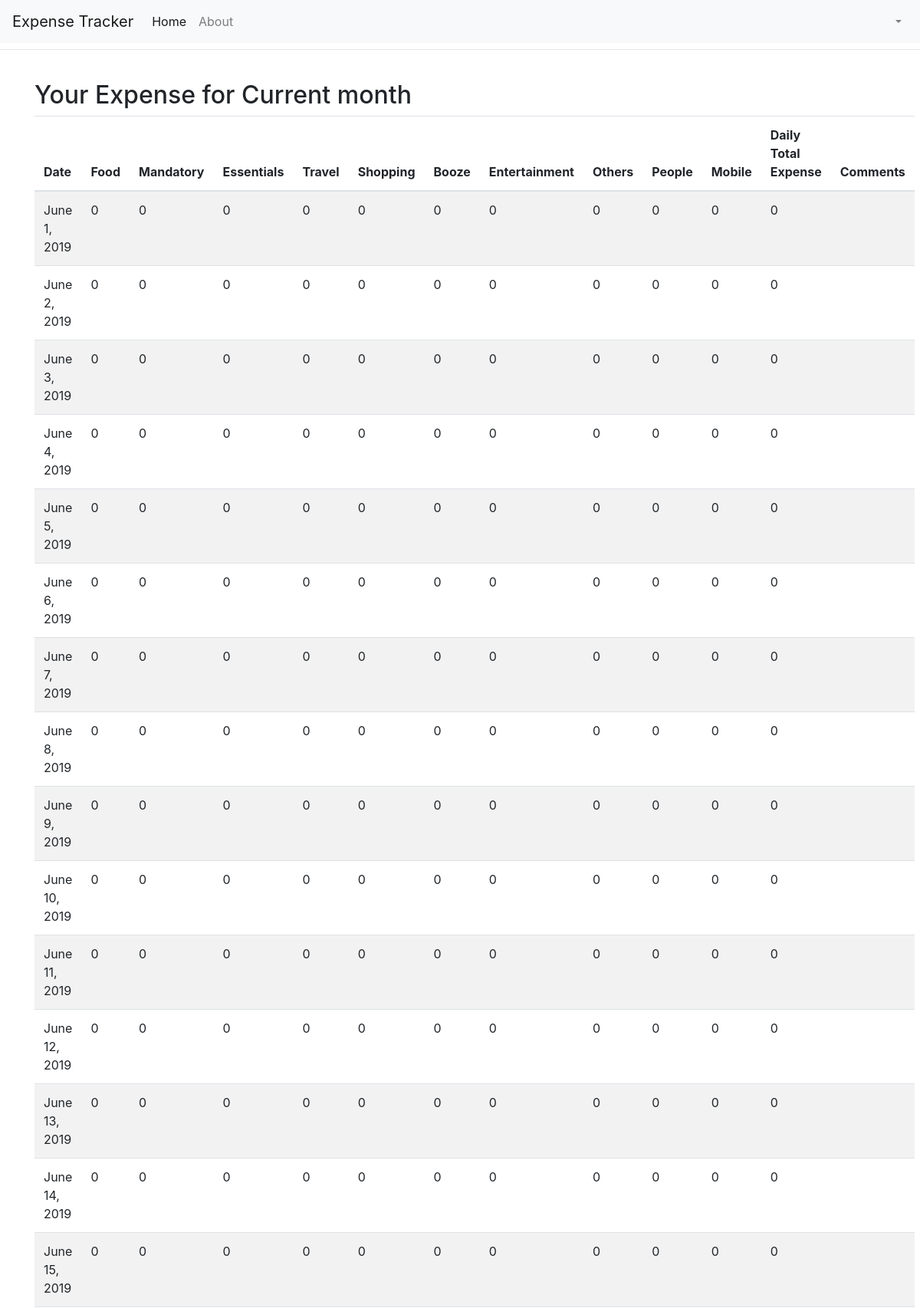
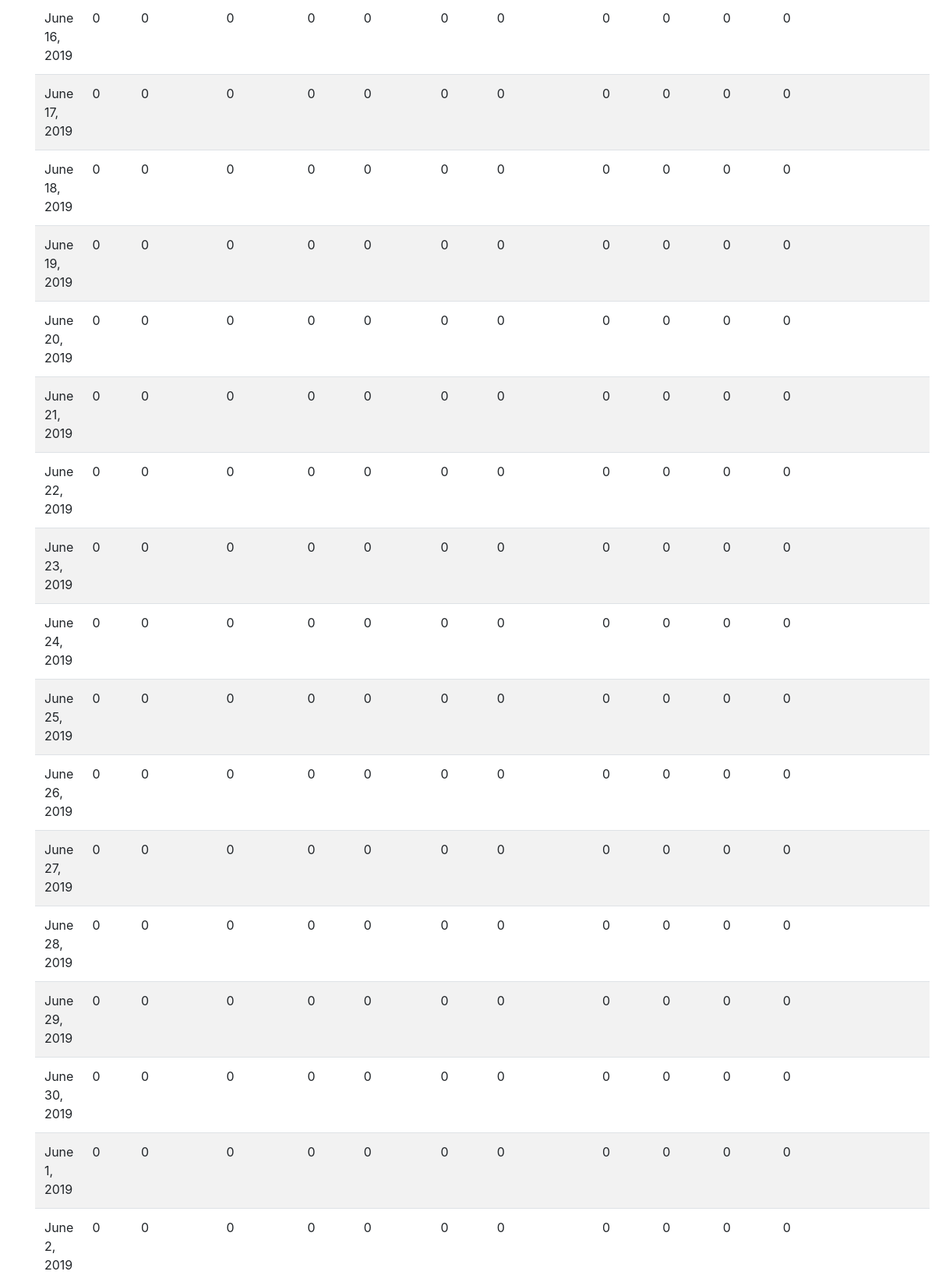
/viewexp/ (signed in, upper part), run on the app's committed database (2 pictures, top to bottom).
### Exp_trac_app/models.py (models this page shows, shortened)
class Expenditure(models.Model):
    mem_user=models.ForeignKey(fetched_user,related_name='Expense',on_delete=models.DO_NOTHING)
    date= models.DateField()
    food=models.IntegerField()
    mandatory=models.IntegerField()
    essentials=models.IntegerField()
    travel=models.IntegerField()
    shopping=models.IntegerField()
    booze=models.IntegerField()
    entertainment=models.IntegerField()
    people=models.IntegerField()
    others=models.IntegerField()
    mobile=models.IntegerField()
    per_day_total=models.IntegerField()
    comments=models.CharField(max_length=255)

### Exp_trac_app/views.py (the view)
# urls.py: path('viewexp/',views.ViewExp.as_view(),name='viewexp'),
class ViewExp(generic.ListView):
    model=Expenditure
    def get_queryset(self):
        return Expenditure.objects.filter(mem_user=self.request.user)
    def get_context_data(self, **kwargs):
        data = super().get_context_data(**kwargs)
        All_exp_data=Expenditure.objects.filter(mem_user=self.request.user)
        Total_Monthly_Expense=0
        for sing_exp in All_exp_data:
            if sing_exp.mem_user==self.request.user:
                sing_exp.per_day_total= sing_exp.food + sing_exp.mandatory + sing_exp.essentials + sing_exp.travel + sing_exp.shopping + sing_exp.booze + sing_exp.entertainment + sing_exp.people + sing_exp.others + sing_exp.mobile
                Total_Monthly_Expense+=sing_exp.per_day_total
                sing_exp.save()
        data['Total_Monthly_Exp'] =Total_Monthly_Expense
        return data

### Exp_trac_app/templates/Exp_trac_app/expenditure_list.html (shortened to what this page needs)
{% extends 'base.html' %}
{% block content %}
  <div class="container">
    <h2>Your Expense for Current month</h2>
      <table class="table table-striped">
        <thead>
          <tr>
            <th>Date</th>
            <th>Food</th>
            <th>Mandatory</th>
            <th>Essentials</th>
            <th>Travel</th>
            <th>Shopping</th>
            <th>Booze</th>
            <th>Entertainment</th>
            <th>Others</th>
            <th>People</th>
            <th>Mobile</th>
            <th>Daily Total Expense</th>
            <th>Comments</th>
          </tr>
        </thead>
        <tbody>
        {% for expenditure in expenditure_list %}
          {% if expenditure.mem_user == user %}
          <tr>
            <td>{{expenditure.date}}</td>
            <td>{{expenditure.food}}</td>
            <td>{{expenditure.mandatory}}</td>
            <td>{{expenditure.essentials}}</td>
            <td>{{expenditure.travel}}</td>
            <td>{{expenditure.shopping}}</td>
            <td>{{expenditure.booze}}</td>
            <td>{{expenditure.entertainment}}</td>
            <td>{{expenditure.people}}</td>
            <td>{{expenditure.others}}</td>
            <td>{{expenditure.mobile}}</td>
            <td>{{expenditure.per_day_total}}</td>
            <td>{{expenditure.comments}}</td>
          </tr>
          {% endif %}
        {% endfor %}
        </tbody>
      </table>
    </div>
    <br>
{% endblock %}

### templates/base.html (shortened to what this page needs)
<!DOCTYPE html>
<html lang="en" dir="ltr">
  <head>
    <link rel="stylesheet" href="https://stackpath.bootstrapcdn.com/bootstrap/4.3.1/css/bootstrap.min.css">
    <link rel="stylesheet" href="https://cdnjs.cloudflare.com/ajax/libs/datepicker/0.6.5/datepicker.css">
  </head>
  <body >
    <nav class="navbar fixed-top navbar-expand-lg navbar-light bg-light">
    {% if user.is_authenticated %}
    <a class="navbar-brand" href="{% url 'home' %}">Expense Tracker</a>
    <div class="collapse navbar-collapse" id="navbarNavDropdown">
      <ul class="navbar-nav w-100">
          <li class="nav-item active">
            <a class="nav-link" href="{% url 'home' %}">Home<span class="sr-only">(current)</span></a>
          </li>
          <li class="nav-item">
            <a class="nav-link" href="{% url 'about' %}">About</a>
          </li>
          <li class="nav-item dropdown ml-auto">
            <a class="nav-link dropdown-toggle" href="#" id="navbarDropdownMenuLink" data-toggle="dropdown" aria-haspopup="true" aria-expanded="false">
            </a>
          </li>
        {% endif %}
    </ul>
  </div>
</nav>
    <h1 align="center">Expense Tracker</h1>
    <hr>
    <br>
    <div >
      {% block content %}
      {% endblock %}
  </body>
</html>

### data on the page
Expenditure: date "June 1, 2019", food "0", mandatory "0", essentials "0", travel "0", shopping "0", booze "0", entertainment "0", people "0", others "0", mobile "0", per_day_total "0"
Expenditure: date "June 2, 2019", food "0", mandatory "0", essentials "0", travel "0", shopping "0", booze "0", entertainment "0", people "0", others "0", mobile "0", per_day_total "0"
Expenditure: date "June 3, 2019", food "0", mandatory "0", essentials "0", travel "0", shopping "0", booze "0", entertainment "0", people "0", others "0", mobile "0", per_day_total "0"
Expenditure: date "June 4, 2019", food "0", mandatory "0", essentials "0", travel "0", shopping "0", booze "0", entertainment "0", people "0", others "0", mobile "0", per_day_total "0"
Expenditure: date "June 5, 2019", food "0", mandatory "0", essentials "0", travel "0", shopping "0", booze "0", entertainment "0", people "0", others "0", mobile "0", per_day_total "0"
Expenditure: date "June 6, 2019", food "0", mandatory "0", essentials "0", travel "0", shopping "0", booze "0", entertainment "0", people "0", others "0", mobile "0", per_day_total "0"
Expenditure: date "June 7, 2019", food "0", mandatory "0", essentials "0", travel "0", shopping "0", booze "0", entertainment "0", people "0", others "0", mobile "0", per_day_total "0"
Expenditure: date "June 8, 2019", food "0", mandatory "0", essentials "0", travel "0", shopping "0", booze "0", entertainment "0", people "0", others "0", mobile "0", per_day_total "0"
Expenditure: date "June 9, 2019", food "0", mandatory "0", essentials "0", travel "0", shopping "0", booze "0", entertainment "0", people "0", others "0", mobile "0", per_day_total "0"
Expenditure: date "June 10, 2019", food "0", mandatory "0", essentials "0", travel "0", shopping "0", booze "0", entertainment "0", people "0", others "0", mobile "0", per_day_total "0"
Expenditure: date "June 11, 2019", food "0", mandatory "0", essentials "0", travel "0", shopping "0", booze "0", entertainment "0", people "0", others "0", mobile "0", per_day_total "0"
Expenditure: date "June 12, 2019", food "0", mandatory "0", essentials "0", travel "0", shopping "0", booze "0", entertainment "0", people "0", others "0", mobile "0", per_day_total "0"
Expenditure: date "June 13, 2019", food "0", mandatory "0", essentials "0", travel "0", shopping "0", booze "0", entertainment "0", people "0", others "0", mobile "0", per_day_total "0"
Expenditure: date "June 14, 2019", food "0", mandatory "0", essentials "0", travel "0", shopping "0", booze "0", entertainment "0", people "0", others "0", mobile "0", per_day_total "0"
Expenditure: date "June 15, 2019", food "0", mandatory "0", essentials "0", travel "0", shopping "0", booze "0", entertainment "0", people "0", others "0", mobile "0", per_day_total "0"
Expenditure: date "June 16, 2019", food "0", mandatory "0", essentials "0", travel "0", shopping "0", booze "0", entertainment "0", people "0", others "0", mobile "0", per_day_total "0"
Expenditure: date "June 17, 2019", food "0", mandatory "0", essentials "0", travel "0", shopping "0", booze "0", entertainment "0", people "0", others "0", mobile "0", per_day_total "0"
Expenditure: date "June 18, 2019", food "0", mandatory "0", essentials "0", travel "0", shopping "0", booze "0", entertainment "0", people "0", others "0", mobile "0", per_day_total "0"
Expenditure: date "June 19, 2019", food "0", mandatory "0", essentials "0", travel "0", shopping "0", booze "0", entertainment "0", people "0", others "0", mobile "0", per_day_total "0"
Expenditure: date "June 20, 2019", food "0", mandatory "0", essentials "0", travel "0", shopping "0", booze "0", entertainment "0", people "0", others "0", mobile "0", per_day_total "0"
Expenditure: date "June 21, 2019", food "0", mandatory "0", essentials "0", travel "0", shopping "0", booze "0", entertainment "0", people "0", others "0", mobile "0", per_day_total "0"
Expenditure: date "June 22, 2019", food "0", mandatory "0", essentials "0", travel "0", shopping "0", booze "0", entertainment "0", people "0", others "0", mobile "0", per_day_total "0"
Expenditure: date "June 23, 2019", food "0", mandatory "0", essentials "0", travel "0", shopping "0", booze "0", entertainment "0", people "0", others "0", mobile "0", per_day_total "0"
Expenditure: date "June 24, 2019", food "0", mandatory "0", essentials "0", travel "0", shopping "0", booze "0", entertainment "0", people "0", others "0", mobile "0", per_day_total "0"
Expenditure: date "June 25, 2019", food "0", mandatory "0", essentials "0", travel "0", shopping "0", booze "0", entertainment "0", people "0", others "0", mobile "0", per_day_total "0"
Expenditure: date "June 26, 2019", food "0", mandatory "0", essentials "0", travel "0", shopping "0", booze "0", entertainment "0", people "0", others "0", mobile "0", per_day_total "0"
Expenditure: date "June 27, 2019", food "0", mandatory "0", essentials "0", travel "0", shopping "0", booze "0", entertainment "0", people "0", others "0", mobile "0", per_day_total "0"
Expenditure: date "June 28, 2019", food "0", mandatory "0", essentials "0", travel "0", shopping "0", booze "0", entertainment "0", people "0", others "0", mobile "0", per_day_total "0"
Expenditure: date "June 29, 2019", food "0", mandatory "0", essentials "0", travel "0", shopping "0", booze "0", entertainment "0", people "0", others "0", mobile "0", per_day_total "0"
Expenditure: date "June 30, 2019", food "0", mandatory "0", essentials "0", travel "0", shopping "0", booze "0", entertainment "0", people "0", others "0", mobile "0", per_day_total "0"
Expenditure: date "June 1, 2019", food "0", mandatory "0", essentials "0", travel "0", shopping "0", booze "0", entertainment "0", people "0", others "0", mobile "0", per_day_total "0"
Expenditure: date "June 2, 2019", food "0", mandatory "0", essentials "0", travel "0", shopping "0", booze "0", entertainment "0", people "0", others "0", mobile "0", per_day_total "0"
